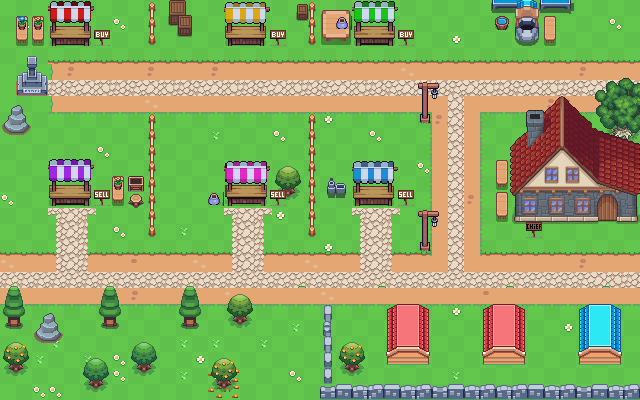

A level layout from a 2D game, rendered from its tile map. Below: a short description, then the map file with tile-grid data replaced by summaries:
An orthogonal 40x25 tile map with 16x16 px tiles, 9 tile layers (Ground1, Ground2, Path1, Path2, ...), 6 tilesets and 8 objects (2x Light).

<map version="1.10" tiledversion="1.12.1" orientation="orthogonal" renderorder="right-down" width="40" height="25" tilewidth="16" tileheight="16" infinite="0" nextlayerid="15" nextobjectid="28">
 <tileset firstgid="1" source="../tilesets/Tile1.tsx" />
 <tileset firstgid="4097" source="../tilesets/Tile2.tsx" />
 <tileset firstgid="5066" source="../tilesets/Tile4.tsx" />
 <tileset firstgid="5355" source="../tilesets/Tile5.tsx" />
 <tileset firstgid="6196" source="../tilesets/Tile3.tsx" />
 <tileset firstgid="12437" source="../tilesets/Tile6.tsx" />
 <layer id="1" name="Ground1" width="40" height="25">
  <data>[1000 cells, 1000 non-empty, 1 distinct tile ids]</data>
 </layer>
 <layer id="2" name="Ground2" width="40" height="25">
  <data>[1000 cells, 499 non-empty, 2 distinct tile ids]</data>
 </layer>
 <layer id="3" name="Path1" width="40" height="25">
  <data>[1000 cells, 424 non-empty, 6 distinct tile ids]</data>
 </layer>
 <layer id="4" name="Path2" width="40" height="25">
  <data>[1000 cells, 187 non-empty, 18 distinct tile ids]</data>
 </layer>
 <layer id="5" name="Bottom1" width="40" height="25">
  <data>[1000 cells, 192 non-empty, 111 distinct tile ids]</data>
 </layer>
 <layer id="8" name="Bottom2" width="40" height="25">
  <data>[1000 cells, 14 non-empty, 12 distinct tile ids]</data>
 </layer>
 <layer id="9" name="Player" width="40" height="25">
  <data>[1000 cells, 0 non-empty, 0 distinct tile ids]</data>
 </layer>
 <objectgroup id="12" name="Sell_Area">
  <object id="18" x="224.364" y="185.455" width="47.8182" height="38.5455" />
  <object id="19" x="352.318" y="186.136" width="47.8182" height="38.5455" />
  <object id="20" x="48.2727" y="185.455" width="47.8182" height="38.5455" />
 </objectgroup>
 <objectgroup id="13" name="Buy_Area">
  <object id="21" x="224" y="25.8182" width="45.2727" height="34.9091" />
  <object id="22" x="44.4546" y="23.4545" width="45.2727" height="34.9091" />
  <object id="23" x="351.545" y="25.4545" width="45.2727" height="34.9091" />
 </objectgroup>
 <objectgroup id="14" name="Light">
  <object id="25" name="Lamp" type="Light" x="434.13" y="95.7391">
   <point />
  </object>
  <object id="27" name="Lamp" type="Light" x="433.522" y="222.652">
   <point />
  </object>
 </objectgroup>
 <layer id="6" name="Above1" width="40" height="25">
  <data>[1000 cells, 183 non-empty, 142 distinct tile ids]</data>
 </layer>
 <layer id="7" name="Above2" width="40" height="25">
  <data>[1000 cells, 28 non-empty, 12 distinct tile ids]</data>
 </layer>
</map>
